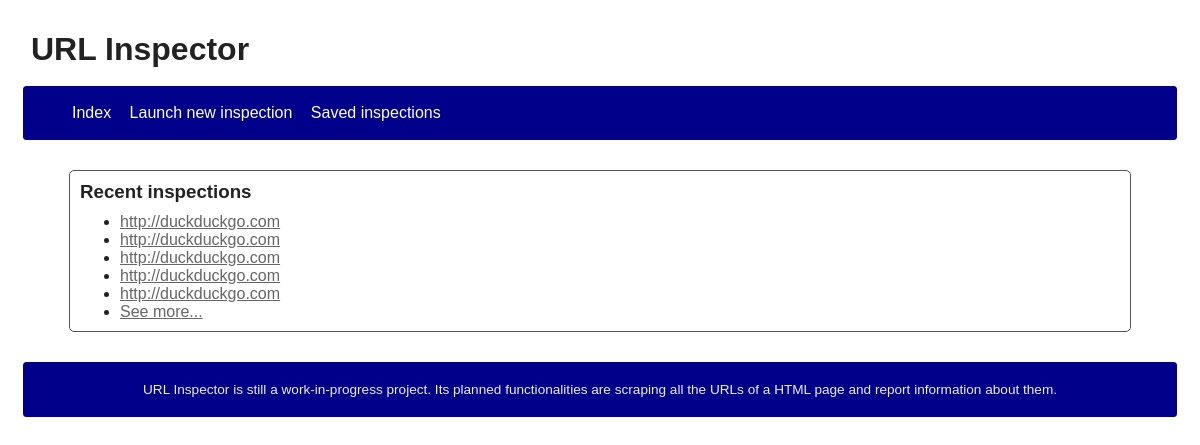
The app's page /, older data.
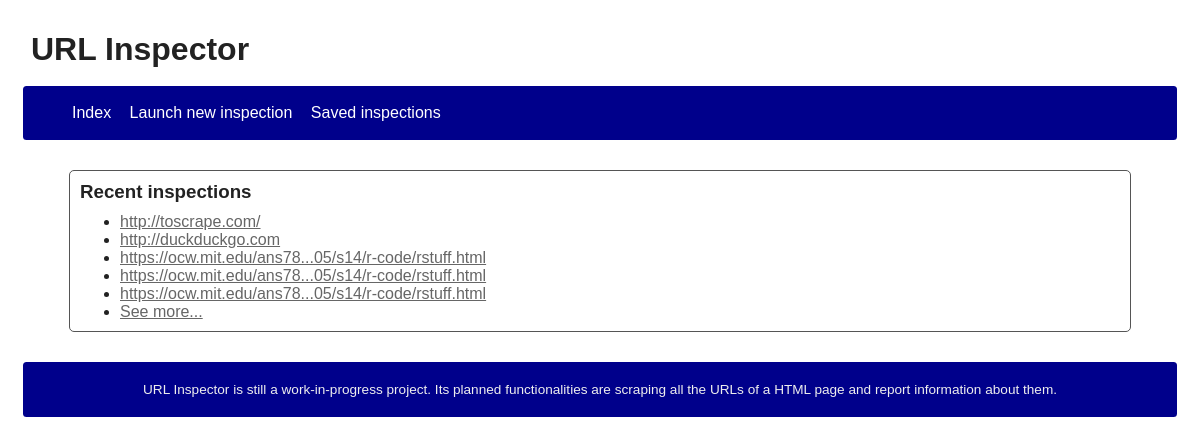
The same page, newer data.
### URLInspectorApp/models.py (models this page shows, shortened)
class Extraction(models.Model):
    STARTED = "started"
    TERMINATED = "terminated"
    CANCELLED = "cancelled"
    choices_status = (
        (STARTED, "Started"),
        (TERMINATED, "Terminated"),
        (CANCELLED, "Cancelled"),
    )
    url = models.URLField()
    start_date = models.DateTimeField(default=timezone.now)
    status = models.CharField(
        max_length=16,
        choices=choices_status,
        default=STARTED
    )

### URLInspectorApp/views.py (the view)
# urls.py: url(r"^$", views.IndexView.as_view(), name="index"),
class IndexView(ListView, GlobalContextMixin):
    template_name = template_root + "/index.html"
    context_object_name = "extractions"
    def get_queryset(self):
        limit = 5
        return Extraction.objects.all().order_by("-start_date")[:limit]
    def get_context_data(self, **kwargs):
        super_context = super(IndexView, self).get_context_data(**kwargs)
        super_context["extractions_count"] = Extraction.objects.count()
        return super_context

### URLInspectorApp/templatetags/ui_utils.py (called while the page is built)
@register.filter()
@stringfilter
def truncate_chars_middle(text, limit, sep="..."):
    if not text or limit < 0:
        return ""
    length = len(text)
    if length < limit:
        return text
    else:
        first_half = ceil(limit / 2)
        second_half = length - floor(limit / 2)
        return text[:first_half] + sep + text[second_half:]

### URLInspectorApp/views.py (called while the page is built)
    def get_context_data(self, **kwargs):
        super_context = super(GlobalContextMixin, self).get_context_data(**kwargs)
        context = self.global_context.copy()
        context.update(super_context)
        return context

### URLInspectorApp/templates/url_inspector/index.html
{% extends "url_inspector/base.html" %}
{% load ui_utils %}
{% block content %}
    <h3>Recent inspections</h3>
    {% if extractions %}
        <ul>
            {% for e in extractions %}
                <li>
                    <a
                            href="{% url 'url_inspector:inspection' e.id %}"
                            {% if e.url|length > length_url_max %} title="{{ e.url }}" {% endif %}
                    >
                        {{ e.url|truncate_chars_middle:length_url_max }}
                    </a>
                </li>
            {% endfor %}
            {% if extractions|length < extractions_count %}
                <li>
                    <a href="{% url 'url_inspector:inspections_saved' %}">See more...</a>
                </li>
            {% endif %}
        </ul>
    {% else %}
        <p>No recent inspections to display.</p>
    {% endif %}
{% endblock %}

Row changes from the older to the newer data that the page shows:
removed Extraction: url "http://duckduckgo.com"
removed Extraction: url "http://duckduckgo.com"
removed Extraction: url "http://duckduckgo.com"
removed Extraction: url "http://duckduckgo.com"
added Extraction: url "http://toscrape.com/"
now on this page (row unchanged): Extraction: url "https://ocw.mit.edu/ans78...05/s14/r-code/rstuff.html"
now on this page (row unchanged): Extraction: url "https://ocw.mit.edu/ans78...05/s14/r-code/rstuff.html"
now on this page (row unchanged): Extraction: url "https://ocw.mit.edu/ans78...05/s14/r-code/rstuff.html"
